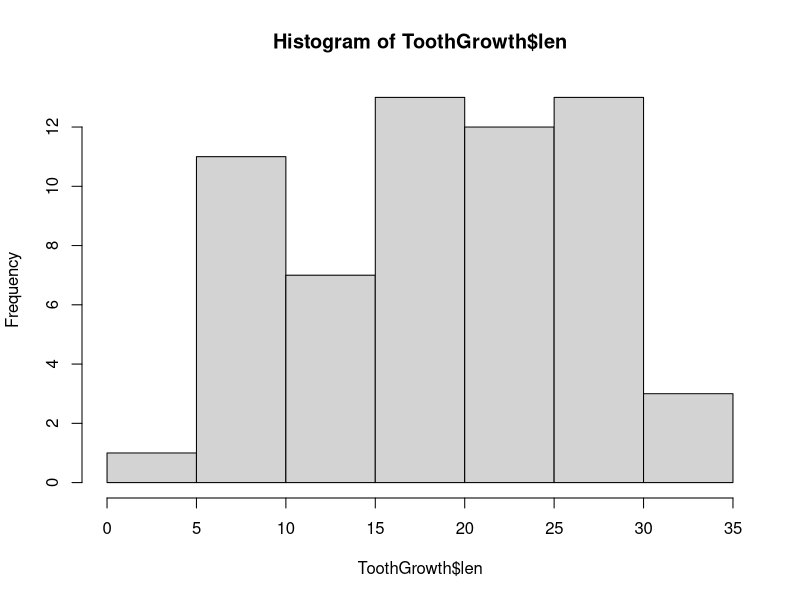
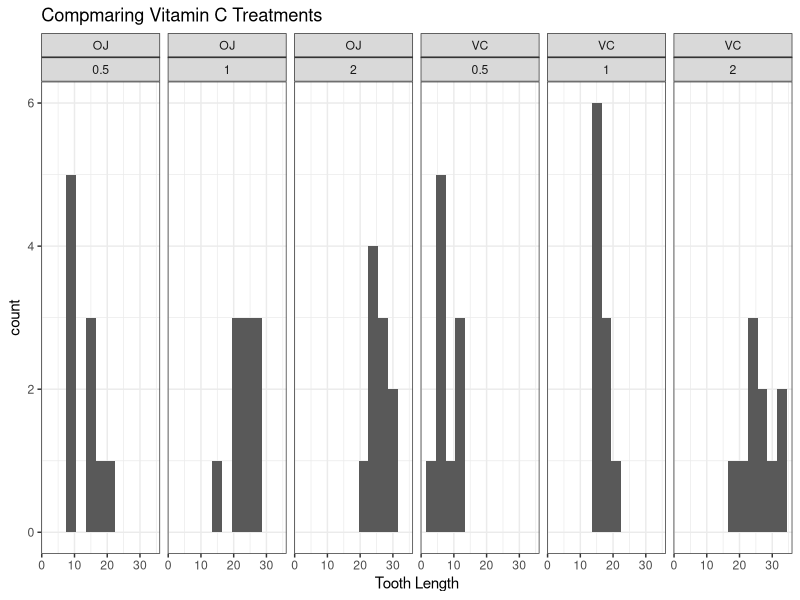

Write the R code that produced these figures, in order. (Note: this script raises an error after producing the figures.)
data("ToothGrowth")
library("dplyr")
library("ggplot2")
head(ToothGrowth)
table(ToothGrowth$supp, ToothGrowth$dose)
hist(ToothGrowth$len)

ToothGrowth <- group_by(ToothGrowth, supp, dose)

summarize(ToothGrowth, avglen = mean(len))

#histograms of each
g <- ggplot(ToothGrowth, aes(len)) + 
  geom_histogram(binwidth=3) + 
  facet_grid(. ~ supp + dose) +
  theme_bw() + 
  ggtitle("Compmaring Vitamin C Treatments") + 
  xlab("Tooth Length")
g

x <- group_by(ToothGrowth, supp) %>% select(len = len)


x <- split(ToothGrowth, ToothGrowth$supp)
split(x$OJ, x$OJ$dose)
split(x$VC, x$VC$dose)

trials = NULL
for(i in split(ToothGrowth, ToothGrowth$supp)) 
  trials <- c(trials, split(i, i$dose))

# compare drugs across doses
for(i in split(ToothGrowth, ToothGrowth$dose)) 
{
  tmp <- split(i, i$supp)
  print(i[1,]$dose)
  #cat(i[1,]$dose, t.test(tmp[[1]]$len, tmp[[2]]$len)$p.value)
  print(t.test(tmp[[1]]$len, tmp[[2]]$len)$p.value)
}

t.test(trials[[1]]$len, trials[[4]]$len)$p.value

library(tidyr)
library(dplyr)
myDF %>% group_by(Group) %>% mutate(rowname=1:n())%>% 
    spread(Group, X) %>% 
    group_by(Name) %>%
    do(b = t.test(.$control, .$treatment)) %>%  
    mutate(
      treatment = round(b[['estimate']][[2]], digits = 4),
      control = round(b[['estimate']][[1]], digits = 4),
      CI = paste0("(", paste(b[['conf.int']], collapse=", "), ")"),
      pvalue = b[['p.value']]
    )

x <- ToothGrowth %>% group_by(dose) %>% spread(dose, supp)

for(i in split(ToothGrowth, ToothGrowth$supp)) 
{
  tmp <- split(i, i$dose)
  print(levels(i[1,]$supp)[i[1,]$supp])
  print("0.5 vs 1.0")
  print(t.test(tmp[[1]]$len, tmp[[2]]$len)$p.value)
  print("1.0 vs 2.0")
  print(t.test(tmp[[2]]$len, tmp[[3]]$len)$p.value)
}

for(i in split(ToothGrowth, ToothGrowth$supp)) 
{
  tmp <- split(i, i$dose)
  cat(sprintf("Supplement: %s", i[1,]$supp))
  print(sprintf("p-value: %f", t.test(tmp[[1]]$len, tmp[[2]]$len)$p.value))
  print(sprintf("p-value: %f", t.test(tmp[[2]]$len, tmp[[3]]$len)$p.value))
}
